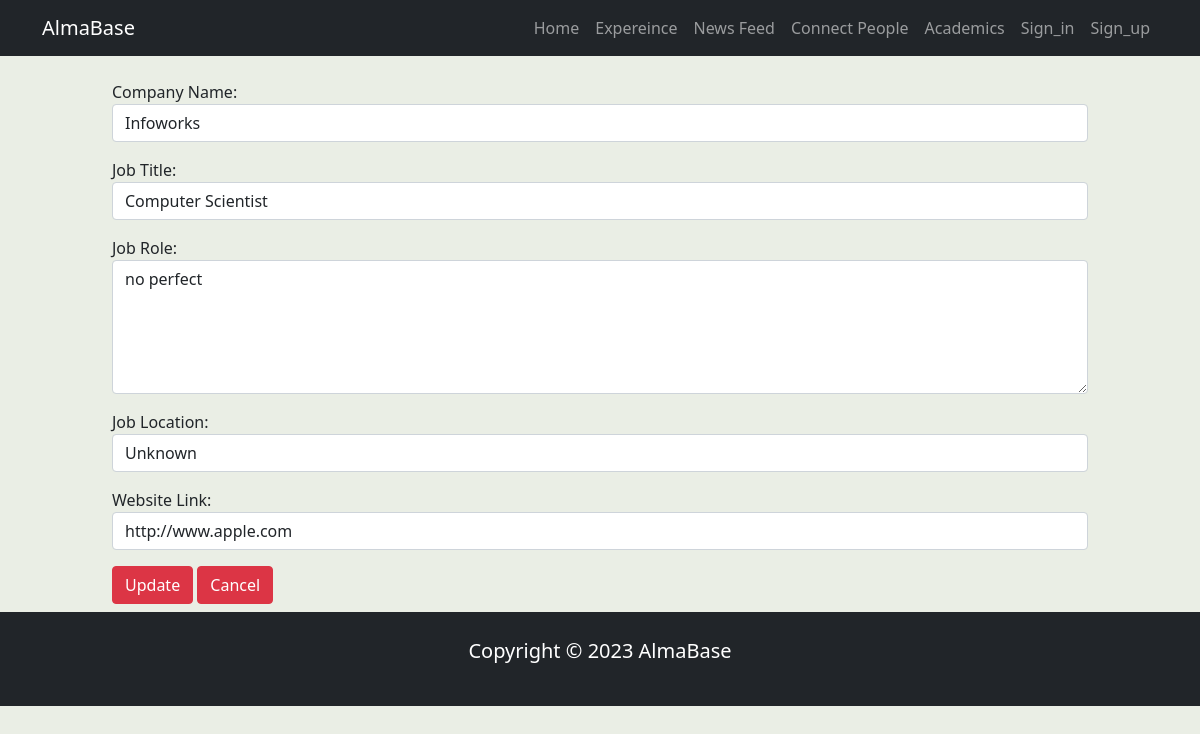
/update_job/12, run on the app's committed database.
### app/models.py (models this page shows)
class JobNews(models.Model):
    user = models.ForeignKey(User,on_delete=models.CASCADE)
    company = models.CharField(max_length=70)
    title = models.CharField(max_length=70)
    role = models.TextField(max_length=2000)
    location = models.CharField(max_length=30)
    website_link = models.URLField(max_length=500)
    posted_date = models.DateTimeField(auto_now_add=True)

### app/views.py (the view)
# urls.py: path('update_job/<int:id>',views.update_job,name='update_job'),
def update_job(request,id):
      if request.method=='POST':
            pi = JobNews.objects.get(pk=id)
            fm = JobFeedForm(request.POST,instance=pi)
            if fm.is_valid():
                fm.save()
                messages.success(request,'Job is Updated Successfully')
      else :
          pi = JobNews.objects.get(pk=id)
          fm = JobFeedForm(instance=pi)
      return render(request,'app/update_job.html',{'forms':fm,'id':id})

### app/forms.py
class JobFeedForm(forms.ModelForm):
    class Meta:
        model = JobNews
        fields = ['company', 'title', 'role', 'location', 'website_link']
        labels = {
            'company': 'Company Name',
            'title': 'Job Title',
            'role': 'Job Role',
            'location': 'Job Location',
            'website_link': 'Website Link',
        }
        widgets = {
            'company': forms.TextInput(attrs={'class': 'form-control'}),
            'title': forms.TextInput(attrs={'class': 'form-control'}),
            'role': forms.Textarea(attrs={'class': 'form-control', 'rows': 5}),
            'location': forms.TextInput(attrs={'class': 'form-control'}),
            'website_link': forms.URLInput(attrs={'class': 'form-control'}),
        }

### app/templates/app/update_job.html (shortened to what this page needs)
{% extends 'app/base.html' %}
{% block banner %}
<div class="col-sm-10 container mb-2 text-dark mt-7">
 <form action="" method="post" novalidate>
  {% for fm in forms %}
   <div class="form-group">
   <p>{{fm.label_tag}} {{fm}}</p>  <small class="text-warning">{{fm.errors|striptags}}</small>
   </div>
  {% endfor %}
  <input type="submit" value="Update" class="btn btn-danger">
  <a href="{% url 'jobdescription' id %}" class="btn btn-danger">Cancel</a>
 </form>
</div>
{% endblock banner %}

### static/app/css/beauty.css (style rules this page uses)
body { background-color: #eaeee5; color: antiquewhite; }
.mt-7 { margin-top:5rem!important }

### data on the page
JobNews: forms "Infoworks" "Computer Scientist" "no perfect" "Unknown" "http://www.apple.com"

### other printed values
{{ fm.label_tag }} "Company Name:" "Job Title:" "Job Role:" "Job Location:" "Website Link:"
